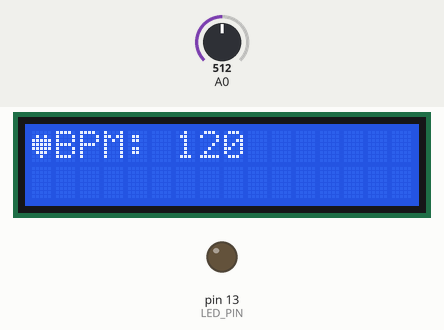
Recording of a sketch running on a simulated Arduino Uno, built with avr-gcc and run on an emulated ATmega328P. Shown: 16×2 character LCD, output pins drawn as LEDs (lit = HIGH). The test bench sets the inputs (shaded band); at power-on: A0 = 512. What the sketch prints to the serial monitor is not drawn.

Above: at 1.2 s.
1.3 s: A0 set to 716
At 3.2 s:
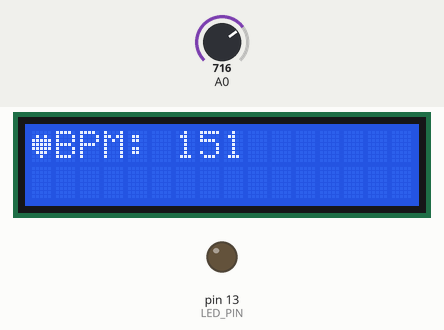
3.5 s: A0 set to 900
At 4.7 s:
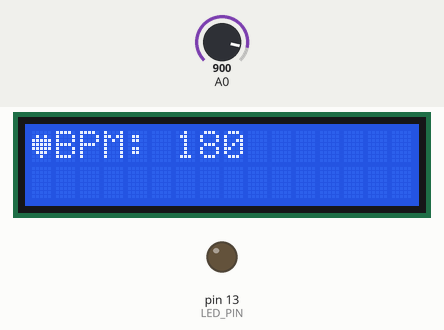
5.5 s: A0 set to 1023
At 7.5 s:
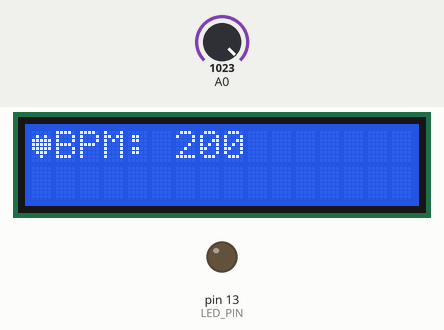
Timing chart, 0 to 9.0 s (numbered marks = the images above; inputs shaded):
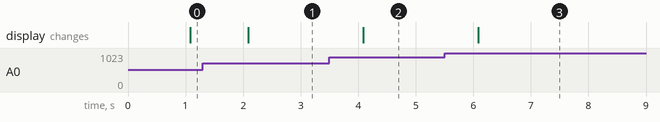

Measured:
- after the input at 1.3 s, the display: changes after 0.79 s (image 1)
- after the input at 3.5 s, the display: changes after 0.59 s (image 2)
- after the input at 5.5 s, the display: changes after 0.59 s (image 3)

The sketch:

pulse_meter_lcd.ino
```cpp
#include <Wire.h>
#include <LiquidCrystal_I2C.h>
#include <TimerOne.h>

LiquidCrystal_I2C lcd(0x27, 16, 2);

const int PULSE_SENSOR_PIN = 0;
const int LED_PIN = 13;


volatile boolean beatHappened = false;
volatile boolean interruptsEnabled = true;

void enableInterrupts() {
  interruptsEnabled = true;
}

void disableInterrupts() {
  interruptsEnabled = false;
}

void onBeatDetected() {
  if (interruptsEnabled) {
    beatHappened = true;
  }
}

void printHeart() {
  lcd.write(byte(0));
}

void setup() {
  Serial.begin(9600);
  lcd.init();
  lcd.backlight();

  byte heart[8] = {
    0b00000,
    0b01010,
    0b11111,
    0b11111,
    0b11111,
    0b01110,
    0b00100,
    0b00000
  };
  lcd.createChar(0, heart);

  pinMode(LED_PIN, OUTPUT);

  attachInterrupt(digitalPinToInterrupt(PULSE_SENSOR_PIN), onBeatDetected, RISING);

  Timer1.initialize(1000000);
  Timer1.attachInterrupt(onBeatDetected);

  if (pulseSensorBegin()) {
    Serial.println("Pulse sensor initialized successfully!");
  }
}

void loop() {
  lcd.setCursor(0, 0);
  printHeart();
  lcd.print("BPM: ");

  int currentBPM = getCurrentBPM();

  if (beatHappened) {
    noInterrupts();
    beatHappened = false;
    interrupts();

    Serial.println("♥ A HeartBeat Happened!");
    Serial.print("BPM: ");
    Serial.println(currentBPM);

    lcd.clear();
    lcd.setCursor(0, 0);
    printHeart();
    lcd.print("BPM: ");
    lcd.print(currentBPM);
  }
}

bool pulseSensorBegin() {
  // Initialize Pulse Sensor
  return true;
}

int getCurrentBPM() {
  int sensorValue = analogRead(PULSE_SENSOR_PIN); // Read sensor data

  // Calculate BPM
  int bpm = map(sensorValue, 0, 1023, 40, 200);
  return bpm;
}
```
